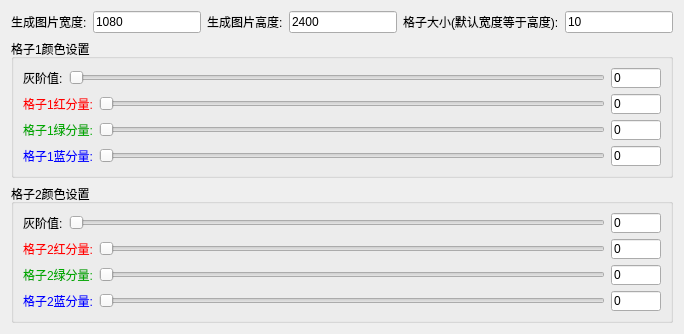
        <widget class="QWidget" name="tab_4">
         <attribute name="title">
          <string>棋盘格图</string>
         </attribute>
         <layout class="QGridLayout" name="gridLayout_13">
          <item row="0" column="0">
           <layout class="QVBoxLayout" name="verticalLayout_12">
            <item>
             <layout class="QHBoxLayout" name="horizontalLayout_111">
              <item>
               <layout class="QHBoxLayout" name="horizontalLayout_65">
                <item>
                 <widget class="QLabel" name="label_64">
                  <property name="text">
                   <string>生成图片宽度:</string>
                  </property>
                 </widget>
                </item>
                <item>
                 <widget class="QLineEdit" name="Type4_width">
                  <property name="text">
                   <string>1080</string>
                  </property>
                 </widget>
                </item>
               </layout>
              </item>
              <item>
               <layout class="QHBoxLayout" name="horizontalLayout_61">
                <item>
                 <widget class="QLabel" name="label_60">
                  <property name="text">
                   <string>生成图片高度:</string>
                  </property>
                 </widget>
                </item>
                <item>
                 <widget class="QLineEdit" name="Type4_height">
                  <property name="text">
                   <string>2400</string>
                  </property>
                 </widget>
                </item>
               </layout>
              </item>
              <item>
               <layout class="QHBoxLayout" name="horizontalLayout_68">
                <item>
                 <widget class="QLabel" name="label_67">
                  <property name="text">
                   <string>格子大小(默认宽度等于高度):</string>
                  </property>
                 </widget>
                </item>
                <item>
                 <widget class="QLineEdit" name="Type4_sub_size">
                  <property name="text">
                   <string>10</string>
                  </property>
                 </widget>
                </item>
               </layout>
              </item>
             </layout>
            </item>
            <item>
             <widget class="QGroupBox" name="groupBox_5">
              <property name="title">
               <string>格子1颜色设置</string>
              </property>
              <layout class="QGridLayout" name="gridLayout_11">
               <item row="0" column="0">
                <layout class="QVBoxLayout" name="verticalLayout_10">
                 <item>
                  <layout class="QHBoxLayout" name="horizontalLayout_16">
                   <item>
                    <widget class="QLabel" name="label_14">
                     <property name="text">
                      <string>灰阶值:</string>
                     </property>
                    </widget>
                   </item>
                   <item>
                    <widget class="QSlider" name="Type4_type1_gray">
                     <property name="maximum">
                      <number>255</number>
                     </property>
                     <property name="orientation">
                      <enum>Qt::Horizontal</enum>
                     </property>
                    </widget>
                   </item>
                   <item>
                    <widget class="QLineEdit" name="Type4_type1_gray_val">
                     <property name="maximumSize">
                      <size>
                       <width>50</width>
                       <height>20</height>
                      </size>
                     </property>
                     <property name="text">
                      <string>0</string>
                     </property>
                    </widget>
                   </item>
                  </layout>
                 </item>
                 <item>
                  <layout class="QHBoxLayout" name="horizontalLayout_66">
                   <item>
                    <widget class="QLabel" name="label_65">
                     <property name="styleSheet">
                      <string notr="true">color: rgb(255, 0, 0);</string>
                     </property>
                     <property name="text">
                      <string>格子1红分量:</string>
                     </property>
                    </widget>
                   </item>
                   <item>
                    <widget class="QSlider" name="Type4_type1_r">
                     <property name="maximum">
                      <number>255</number>
                     </property>
                     <property name="orientation">
                      <enum>Qt::Horizontal</enum>
                     </property>
                    </widget>
                   </item>
                   <item>
                    <widget class="QLineEdit" name="Type4_type1_r_val">
                     <property name="maximumSize">
                      <size>
                       <width>50</width>
                       <height>20</height>
                      </size>
                     </property>
                     <property name="text">
                      <string>0</string>
                     </property>
                    </widget>
                   </item>
                  </layout>
                 </item>
                 <item>
                  <layout class="QHBoxLayout" name="horizontalLayout_63">
                   <item>
                    <widget class="QLabel" name="label_62">
                     <property name="styleSheet">
                      <string notr="true">color: rgb(0, 170, 0);</string>
                     </property>
                     <property name="text">
                      <string>格子1绿分量:</string>
                     </property>
                    </widget>
                   </item>
                   <item>
                    <widget class="QSlider" name="Type4_type1_g">
                     <property name="maximum">
                      <number>255</number>
                     </property>
                     <property name="orientation">
                      <enum>Qt::Horizontal</enum>
                     </property>
                    </widget>
                   </item>
                   <item>
                    <widget class="QLineEdit" name="Type4_type1_g_val">
                     <property name="maximumSize">
                      <size>
                       <width>50</width>
                       <height>20</height>
                      </size>
                     </property>
                     <property name="text">
                      <string>0</string>
                     </property>
                    </widget>
                   </item>
                  </layout>
                 </item>
                 <item>
                  <layout class="QHBoxLayout" name="horizontalLayout_62">
                   <item>
                    <widget class="QLabel" name="label_61">
                     <property name="styleSheet">
                      <string notr="true">color: rgb(0, 0, 255);</string>
                     </property>
                     <property name="text">
                      <string>格子1蓝分量:</string>
                     </property>
                    </widget>
                   </item>
                   <item>
                    <widget class="QSlider" name="Type4_type1_b">
                     <property name="maximum">
                      <number>255</number>
                     </property>
                     <property name="orientation">
                      <enum>Qt::Horizontal</enum>
                     </property>
                    </widget>
                   </item>
                   <item>
                    <widget class="QLineEdit" name="Type4_type1_b_val">
                     <property name="maximumSize">
                      <size>
                       <width>50</width>
                       <height>20</height>
                      </size>
                     </property>
                     <property name="text">
                      <string>0</string>
                     </property>
                    </widget>
                   </item>
                  </layout>
                 </item>
                </layout>
               </item>
              </layout>
             </widget>
            </item>
            <item>
             <widget class="QGroupBox" name="groupBox_6">
              <property name="title">
               <string>格子2颜色设置</string>
              </property>
              <layout class="QGridLayout" name="gridLayout_12">
               <item row="0" column="0">
                <layout class="QVBoxLayout" name="verticalLayout_11">
                 <item>
                  <layout class="QHBoxLayout" name="horizontalLayout_15">
                   <item>
                    <widget class="QLabel" name="label_13">
                     <property name="text">
                      <string>灰阶值:</string>
                     </property>
                    </widget>
                   </item>
                   <item>
                    <widget class="QSlider" name="Type4_type2_gray">
                     <property name="maximum">
                      <number>255</number>
                     </property>
                     <property name="orientation">
                      <enum>Qt::Horizontal</enum>
                     </property>
                    </widget>
                   </item>
                   <item>
                    <widget class="QLineEdit" name="Type4_type2_gray_val">
                     <property name="maximumSize">
                      <size>
                       <width>50</width>
                       <height>20</height>
                      </size>
                     </property>
                     <property name="text">
                      <string>0</string>
                     </property>
                    </widget>
                   </item>
                  </layout>
                 </item>
                 <item>
                  <layout class="QHBoxLayout" name="horizontalLayout_60">
                   <item>
                    <widget class="QLabel" name="label_59">
                     <property name="styleSheet">
                      <string notr="true">color: rgb(255, 0, 0);</string>
                     </property>
                     <property name="text">
                      <string>格子2红分量:</string>
                     </property>
                    </widget>
                   </item>
                   <item>
                    <widget class="QSlider" name="Type4_type2_r">
                     <property name="maximum">
                      <number>255</number>
                     </property>
                     <property name="orientation">
                      <enum>Qt::Horizontal</enum>
                     </property>
                    </widget>
                   </item>
                   <item>
                    <widget class="QLineEdit" name="Type4_type2_r_val">
                     <property name="maximumSize">
                      <size>
                       <width>50</width>
                       <height>20</height>
                      </size>
                     </property>
                     <property name="text">
                      <string>0</string>
                     </property>
                    </widget>
                   </item>
                  </layout>
                 </item>
                 <item>
                  <layout class="QHBoxLayout" name="horizontalLayout_64">
                   <item>
                    <widget class="QLabel" name="label_63">
                     <property name="styleSheet">
                      <string notr="true">color: rgb(0, 170, 0);</string>
                     </property>
                     <property name="text">
                      <string>格子2绿分量:</string>
                     </property>
                    </widget>
                   </item>
                   <item>
                    <widget class="QSlider" name="Type4_type2_g">
                     <property name="maximum">
                      <number>255</number>
                     </property>
                     <property name="orientation">
                      <enum>Qt::Horizontal</enum>
                     </property>
                    </widget>
                   </item>
                   <item>
                    <widget class="QLineEdit" name="Type4_type2_g_val">
                     <property name="maximumSize">
                      <size>
                       <width>50</width>
                       <height>20</height>
                      </size>
                     </property>
                     <property name="text">
                      <string>0</string>
                     </property>
                    </widget>
                   </item>
                  </layout>
                 </item>
                 <item>
                  <layout class="QHBoxLayout" name="horizontalLayout_67">
                   <item>
                    <widget class="QLabel" name="label_66">
                     <property name="styleSheet">
                      <string notr="true">color: rgb(0, 0, 255);</string>
                     </property>
                     <property name="text">
                      <string>格子2蓝分量:</string>
                     </property>
                    </widget>
                   </item>
                   <item>
                    <widget class="QSlider" name="Type4_type2_b">
                     <property name="maximum">
                      <number>255</number>
                     </property>
                     <property name="orientation">
                      <enum>Qt::Horizontal</enum>
                     </property>
                    </widget>
                   </item>
                   <item>
                    <widget class="QLineEdit" name="Type4_type2_b_val">
                     <property name="maximumSize">
                      <size>
                       <width>50</width>
                       <height>20</height>
                      </size>
                     </property>
                     <property name="text">
                      <string>0</string>
                     </property>
                    </widget>
                   </item>
                  </layout>
                 </item>
                </layout>
               </item>
              </layout>
             </widget>
            </item>
           </layout>
          </item>
         </layout>
        </widget>
